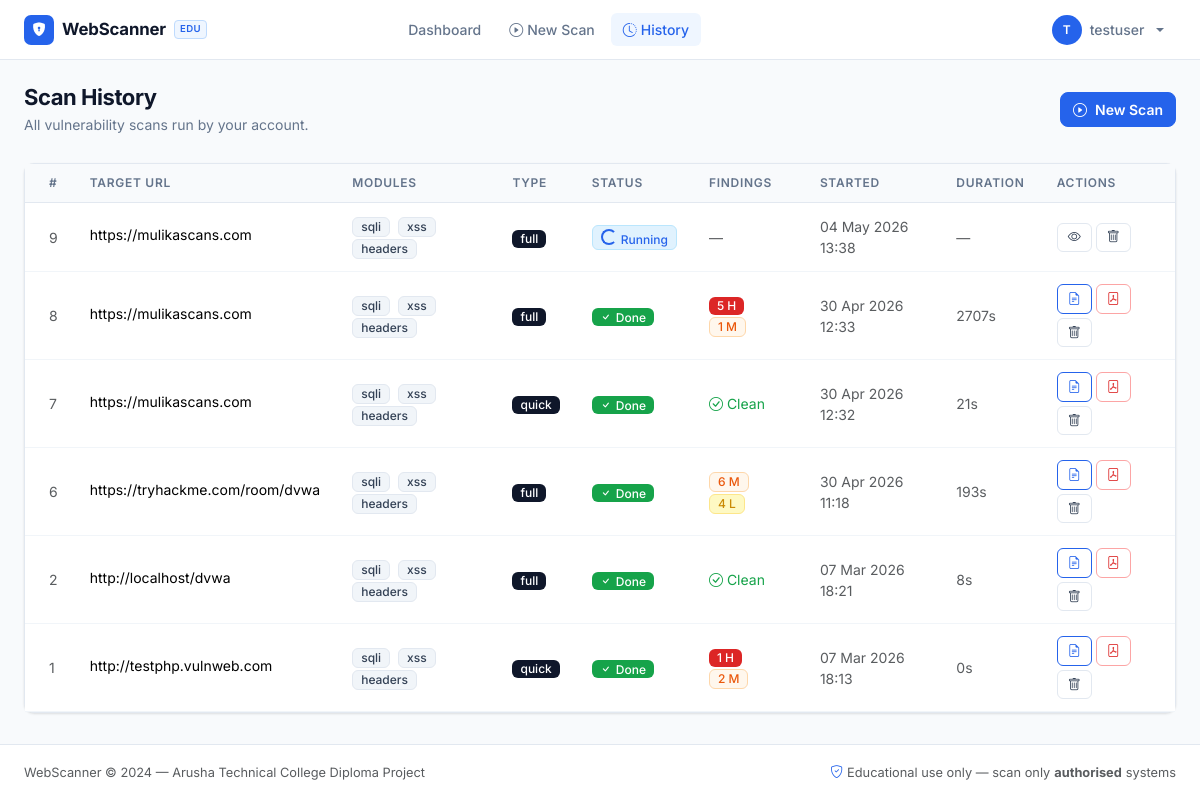
The page /scanner/history (signed in) on the database as committed earlier.
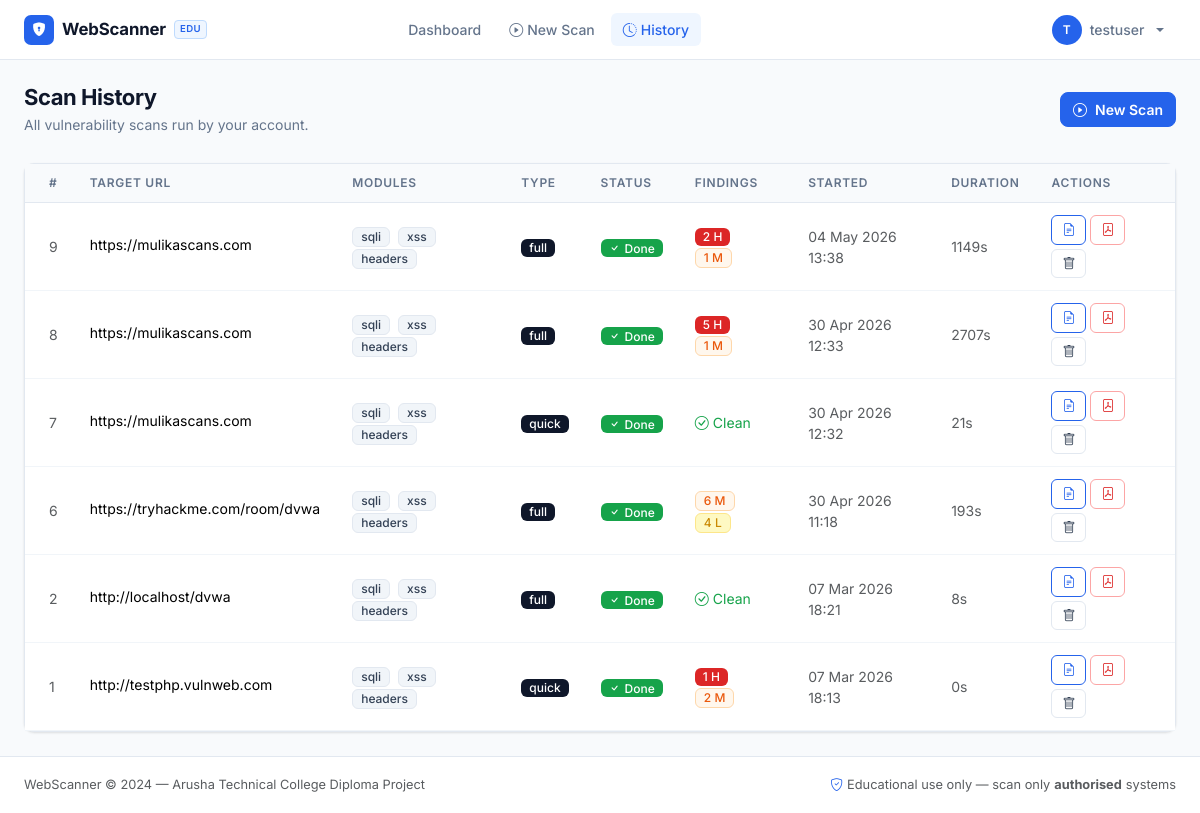
The same page on the database as committed later.
### app/models.py (models this page shows, shortened)
class Scan(db.Model):
    __tablename__ = 'scans'
    id           = db.Column(db.Integer, primary_key=True)
    user_id      = db.Column(db.Integer, db.ForeignKey('users.id'), nullable=False)
    target_url   = db.Column(db.String(2048), nullable=False)
    scan_type    = db.Column(db.String(20), default='quick')   # 'quick' or 'full'
    scan_modules = db.Column(db.String(100), default='sqli,xss,headers')
    status       = db.Column(db.String(20), default='pending')  # pending/running/completed/failed
    started_at   = db.Column(db.DateTime)
    completed_at = db.Column(db.DateTime)
    pages_crawled = db.Column(db.Integer, default=0)
    total_tests   = db.Column(db.Integer, default=0)
    error_message = db.Column(db.Text)
    findings = db.relationship('Finding', backref='scan', lazy='dynamic',
                               cascade='all, delete-orphan')
    logs     = db.relationship('ScanLog', backref='scan', lazy='dynamic',
                               cascade='all, delete-orphan')
    @property
    def duration_seconds(self):
        if self.started_at and self.completed_at:
            delta = self.completed_at - self.started_at
            return int(delta.total_seconds())
        return None
    @property
    def high_count(self):
        return self.findings.filter_by(severity='high').count()
    @property
    def medium_count(self):
        return self.findings.filter_by(severity='medium').count()
    @property
    def low_count(self):
        return self.findings.filter_by(severity='low').count()
    @property
    def total_findings(self):
        return self.findings.count()
    @property
    def modules_list(self):
        return [m.strip() for m in (self.scan_modules or '').split(',') if m.strip()]

### app/scanner/routes.py (the view)
@scanner_bp.route('/history')
@login_required
def scan_history():
    scans = (
        Scan.query
        .filter_by(user_id=current_user.id)
        .order_by(Scan.id.desc())
        .all()
    )
    return render_template('scanner/history.html', scans=scans, title='Scan History')

### app/models.py (called while the page is built)
@login_manager.user_loader
def load_user(user_id):
    return User.query.get(int(user_id))

### app/templates/scanner/history.html (shortened to what the changed rows need)
{% extends "base.html" %}
{% block content %}
<div class="page-header d-flex align-items-center justify-content-between flex-wrap gap-3">
  <div>
    <h1 class="page-title">Scan History</h1>
  </div>
</div>
<div class="card border-0">
  <div class="card-body p-0">
    {% if scans %}
    <div class="table-responsive">
      <table class="table table-hover mb-0">
        <thead>
          <tr>
            <th class="ps-4">#</th>
            <th>Target URL</th>
            <th>Modules</th>
            <th>Type</th>
            <th>Status</th>
            <th>Findings</th>
            <th>Started</th>
            <th>Duration</th>
            <th class="pe-4">Actions</th>
          </tr>
        </thead>
        <tbody>
          {% for scan in scans %}
          <tr>
            <td class="ps-4 text-muted">{{ scan.id }}</td>
            <td>
              <span class="text-truncate d-inline-block url-truncate" title="{{ scan.target_url }}">
                {{ scan.target_url }}
              </span>
            </td>
            <td>
              {% for m in scan.modules_list %}
                <span class="badge bg-secondary me-1">{{ m }}</span>
              {% endfor %}
            </td>
            <td><span class="badge bg-dark">{{ scan.scan_type }}</span></td>
            <td>
              {% if scan.status == 'completed' %}
                <span class="badge bg-success"><i class="bi bi-check me-1"></i>Done</span>
              {% elif scan.status == 'running' %}
                <span class="badge bg-info"><span class="spinner-border spinner-border-sm me-1"></span>Running</span>
              {% elif scan.status == 'failed' %}
                <span class="badge bg-danger" title="{{ scan.error_message }}"><i class="bi bi-x me-1"></i>Failed</span>
              {% else %}
                <span class="badge bg-warning">Pending</span>
              {% endif %}
            </td>
            <td>
              {% if scan.status == 'completed' %}
                {% if scan.high_count > 0 %}<span class="badge bg-danger me-1">{{ scan.high_count }} H</span>{% endif %}
                {% if scan.medium_count > 0 %}<span class="badge bg-orange me-1">{{ scan.medium_count }} M</span>{% endif %}
              {% else %}
                <span class="text-muted">—</span>
              {% endif %}
            </td>
            <td class="text-muted tip-text">
              {{ scan.started_at.strftime('%d %b %Y %H:%M') if scan.started_at else '—' }}
            </td>
            <td class="text-muted tip-text">
              {% if scan.duration_seconds is not none %}{{ scan.duration_seconds }}s{% else %}—{% endif %}
            </td>
            <td class="pe-4">
              <div class="d-flex gap-1 flex-wrap">
                {% if scan.status == 'completed' %}
                  <a href="{{ url_for('scanner.scan_results', scan_id=scan.id) }}"
                     class="btn btn-sm btn-outline-primary" title="View report">
                    <i class="bi bi-file-earmark-text"></i>
                  </a>
                  <a href="{{ url_for('scanner.download_pdf', scan_id=scan.id) }}"
                     class="btn btn-sm btn-outline-danger" title="Download PDF">
                    <i class="bi bi-file-pdf"></i>
                  </a>
                {% elif scan.status in ('running', 'pending') %}
                  <a href="{{ url_for('scanner.scan_progress', scan_id=scan.id) }}"
                     class="btn btn-sm btn-outline-secondary" title="View progress">
                    <i class="bi bi-eye"></i>
                  </a>
                {% endif %}
                <form method="POST" action="{{ url_for('scanner.delete_scan', scan_id=scan.id) }}"
                      onsubmit="return confirm('Delete this scan and all its findings?')">
                  <button type="submit" class="btn btn-sm btn-outline-secondary" title="Delete scan">
                    <i class="bi bi-trash"></i>
                  </button>
                </form>
              </div>
            </td>
          </tr>
          {% endfor %}
        </tbody>
      </table>
    </div>
    {% endif %}
  </div>
</div>
{% endblock %}

Rows that differ between the two databases and show on the page:
changed Scan "04 May 2026 13:38": high_count (not shown) → "2"; medium_count (not shown) → "1"; duration_seconds (not shown) → "1149"; status "Running —" → "Done H M"; completed_at "—" → "s"
